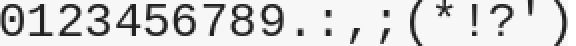
#> input picture fontmaking/symbols.png, 288 x 23 px (shown 2 times larger)
$ python makefonts.py --lower symbols.png --upper lower.png --symbols lower.png
#> lines starting #> are read from the running program, lines starting #| are printed output that depends on the picture
#!/usr/bin/python3

"""
Python script for generating some of the code for
the characters for the keyboard.
"""

import argparse
import numpy
from scipy import ndimage
import matplotlib.pyplot as plt
import math

SKELETON = \
        """
#ifndef FONT_H
#define FONT_H

{}

#endif // FONT_H
"""

LOWER_LETTERS = "abcdefghijklmnopqrstuvwxyz"
UPPER_LETTERS = "ABCDEFGHIJKLMNOPQRSTUVWXYZ"
SYMBOLS = "0123456789.:,;(*!?')"


def split_characters(image, characters):
    length = len(characters)
    _, width, _ = image.shape

    character_width = width/length

    result = []
    for i in range(length):
        c = characters[i]
        lower_bound = round(i*character_width)
        upper_bound = round(i*character_width + character_width + 3)
        result.append((c, image[:, lower_bound:upper_bound]))

    plt.imshow(result[25][1])
    plt.show()


def main():
    argparser = argparse.ArgumentParser(
        description="Generate the font C++ file")

    argparser.add_argument("--lower",
                           help="The image of the lower case characters",
                           type=str, required=True)

    argparser.add_argument("--upper",
                           help="The image of the upper case characters",
                           type=str, required=True)

    argparser.add_argument("--symbols",
                           help="The image of the symbols",
                           type=str, required=True)

    args = argparser.parse_args()

    lower_image = ndimage.imread(args.lower)
#> lower_image is the input picture: shape (23, 288, 4); mean R, G, B, A 214.1, 214.1, 214.1, 255
    upper_image = ndimage.imread(args.upper)
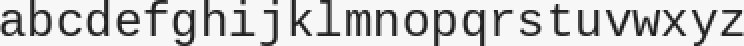
#> input picture fontmaking/lower.png, 372 x 23 px (shown 2 times larger)
#> upper_image is the input picture: shape (23, 372, 4); mean R, G, B, A 203.7, 203.7, 203.7, 255
    symbols_image = ndimage.imread(args.symbols)

    lower_split = split_characters(lower_image, LOWER_LETTERS)
#> after the loop in split_characters, `for i in range(length):`: result = 26 items
#> in split_characters, `plt.show()`:
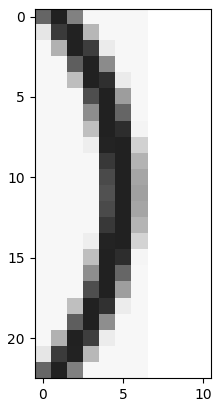
#> figure drawn by matplotlib, 1 panel
    # [5 lines of commented-out code are left out]

if __name__ == '__main__':
    main()
